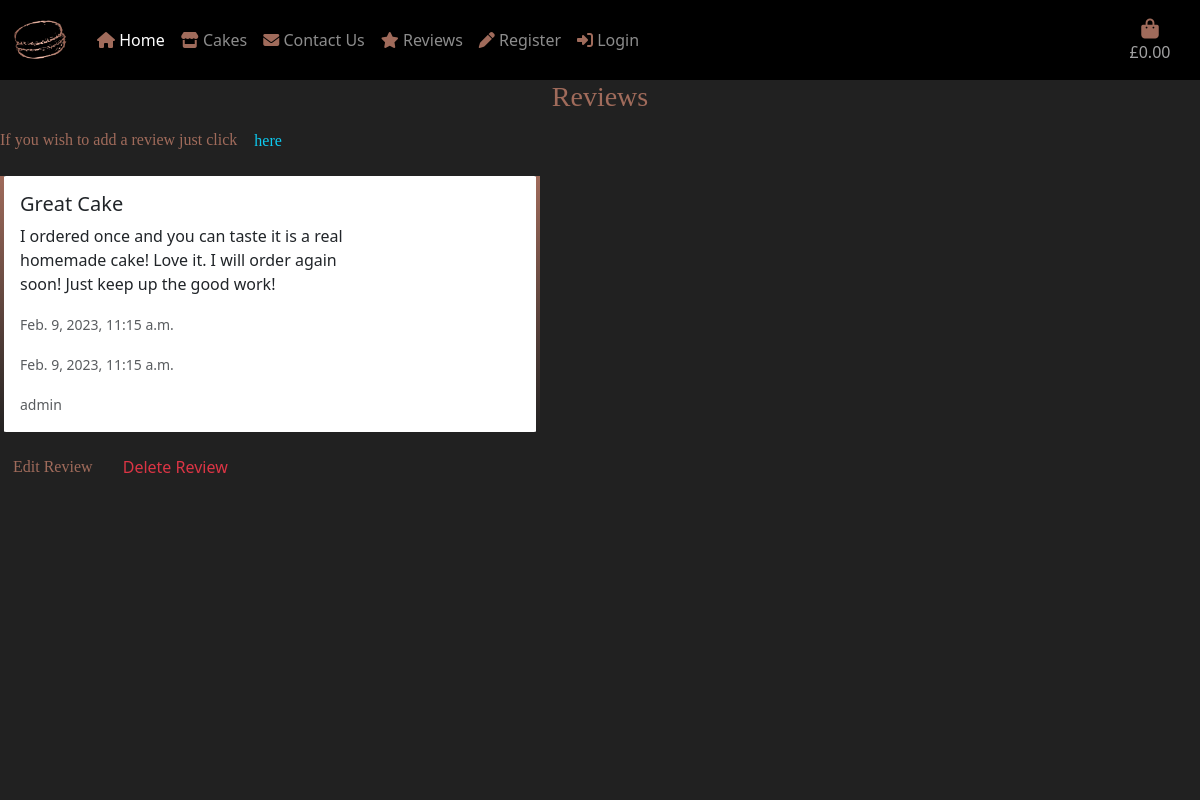
The page /reviews/ on the database as committed earlier.
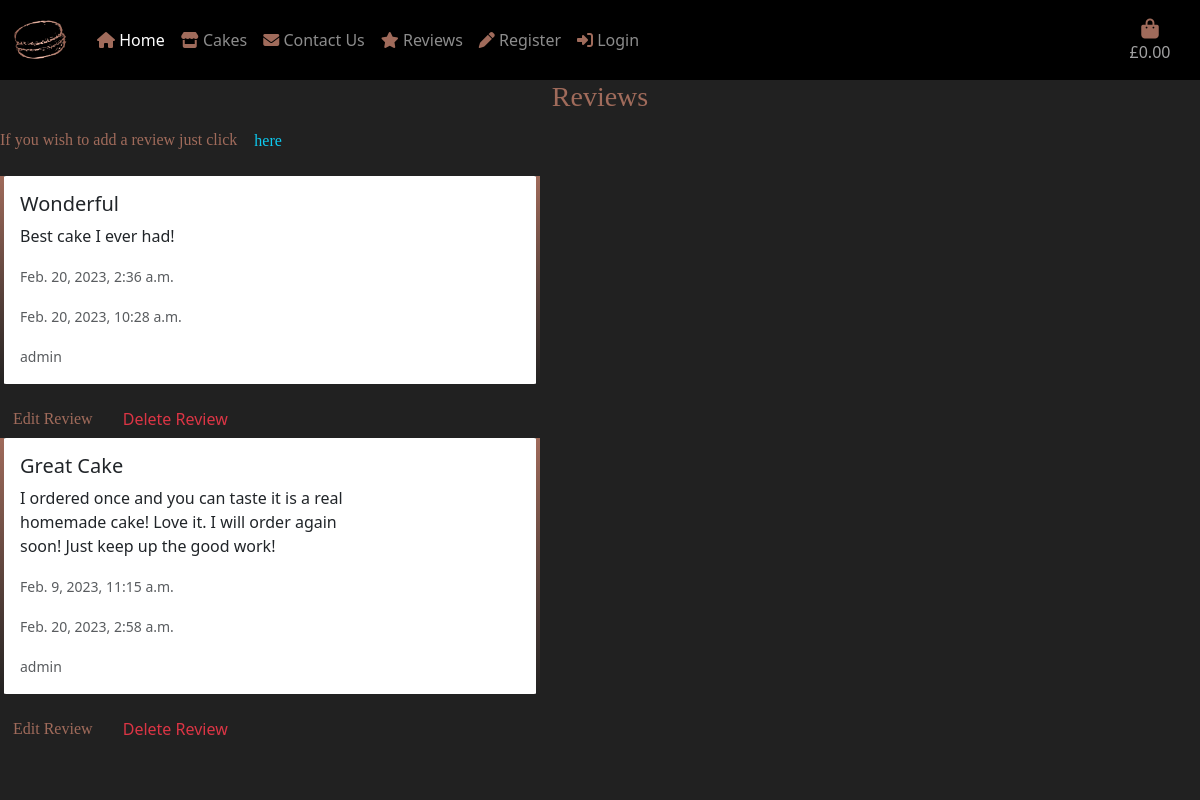
The same page on the database as committed later.
### reviews/models.py (models this page shows, shortened)
class Reviews(models.Model):
    title = models.CharField(max_length=100, unique=True)
    name = models.ForeignKey(
        User, on_delete=models.CASCADE, related_name='review_post')
    created_on = models.DateTimeField(auto_now_add=True)
    updated_on = models.DateTimeField(auto_now=True)
    content = models.TextField()
    image = models.ImageField('images', blank=True)
    status = models.IntegerField(choices=STATUS, default=1)
    approved = models.BooleanField(default=True)
    class Meta:
        ordering = ['-created_on']

### reviews/views.py (the view)
# urls.py: path('', views.reviews, name='reviews'),
def reviews(request):
    reviews = Reviews.objects.filter(status=1)
    template = 'reviews.html'
    context = {'reviews': reviews}
    return render(request, template, context)

### bag/context.py (called while the page is built, shortened)
def bag_contents(request):
    bag_contents = []
    total = 0
    cake_count = 0
    bag = request.session.get('bag', {})
    if total < settings.FREE_DELIVERY:
        delivery_fee = total * Decimal(settings.DELIVERY_PERCENTAGE/100)
        free_delivery_delta = settings.FREE_DELIVERY - total
    else:
        delivery_fee = 0
        free_delivery_delta = 0
    order_total = delivery_fee + total
    context = {
        'bag_contents': bag_contents,
        'total': total,
        'cake_count': cake_count,
        'delivery_fee': delivery_fee,
        'free_delivery': settings.FREE_DELIVERY,
        'free_delivery_delta': free_delivery_delta,
        'order_total': order_total,
    }
    return context

### reviews/templates/reviews.html (shortened to what this page needs)
{% extends "base.html" %}
{% load static %}
{% block content %}
<div class="remove-bg"></div>
    <div class="container-fluid text-center text">
        <h3>Reviews</h3>
    </div>
    <div class="row">
        <div class="col">
            <p class="text">If you wish to add a review just click <a class="btn text-info" href="{% url 'add_review'%}">here</a></p>
        </div>
    </div>
    <div class="row">
        <div class="col">
            {% for review in reviews %}
            <div class="card mb-3" style="max-width: 540px;">
                <div class="row g-0">
                  <div class="col-md-8">
                    <div class="card-body">
                      <h5 class="card-title">{{ review.title }}</h5>
                      <p class="card-text">{{ review.content }}</p>
                      <p class="card-text"><small class="text-muted">{{ review.created_on }}</small></p>
                      <p class="card-text"><small class="text-muted">{{ review.updated_on }}</small></p>
                      <p class="card-text"><small class="text-muted">{{ review.name }}</small></p>
                    </div>
                  </div>
                </div>
            </div>
        <div class="col">
            <a href="{% url 'edit_review' review.id %}" class="btn text">Edit Review</a>
            <a href="{% url 'delete_review' review.id %}" class="btn text-danger">Delete Review</a>
        </div>
        {% endfor %}
        </div>
    </div>
{% endblock %}

Rows that differ between the two databases and show on the page:
added Reviews: title "Wonderful", content "Best cake I ever had!", created_on "Feb. 20, 2023, 2:36 a.m.", updated_on "Feb. 20, 2023, 10:28 a.m.", name "admin"
changed Reviews "Great Cake": updated_on "Feb. 9, 2023, 11:15 a.m." → "Feb. 20, 2023, 2:58 a.m."
